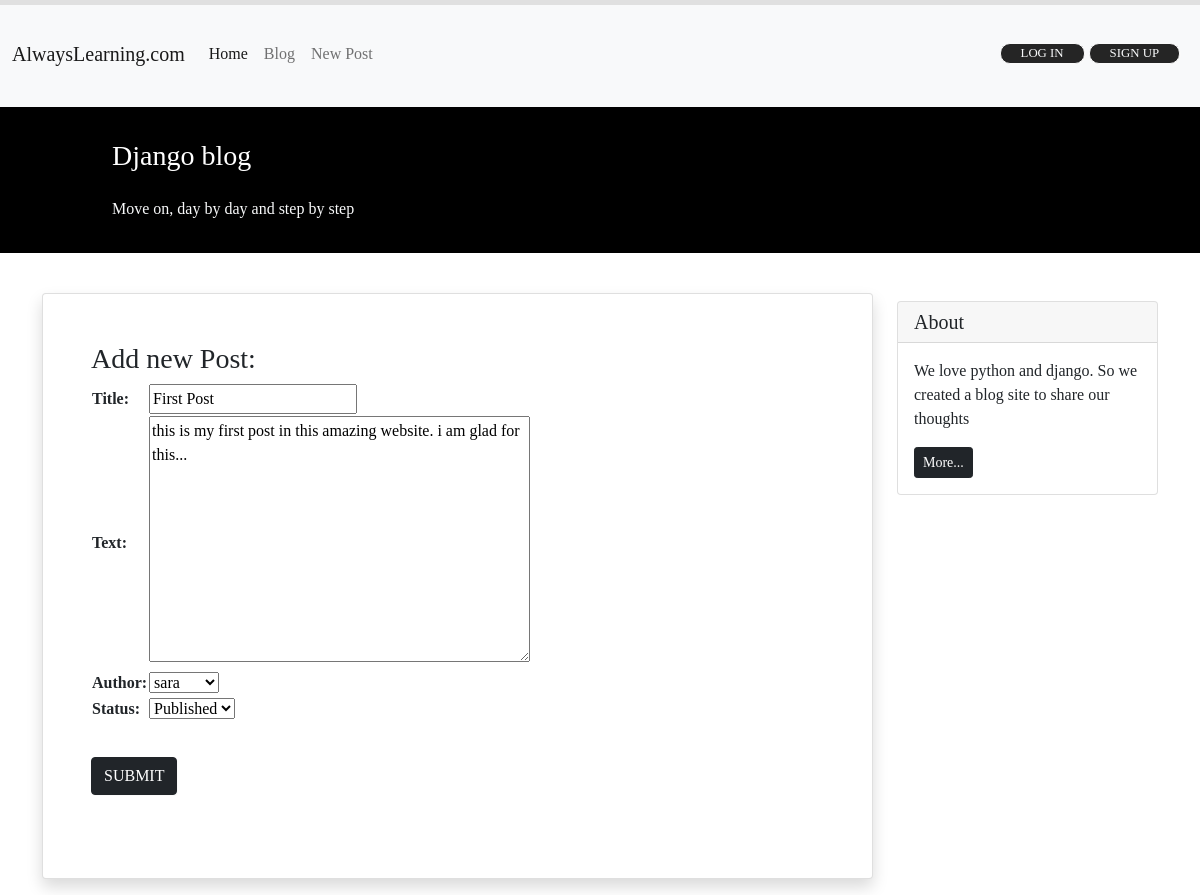
/blog/31/update/, run on the app's committed database.
### blog/models.py (models this page shows, shortened)
class Post(models.Model):
   STATUS_CHOICES = (
      ('pub', 'Published'),
      ('drf', 'Draft'),
   )
   title = models.CharField(max_length = 50)
   text = models.TextField()
   author = models.ForeignKey('auth.User', on_delete = models.CASCADE)
   datetime_created = models.DateTimeField(auto_now_add = True)
   datetime_modified = models.DateTimeField(auto_now = True)
   status = models.CharField(choices = STATUS_CHOICES, max_length = 3)

### blog/views.py (the view)
# urls.py: path('<int:pk>/update/', views.PostUpdateView.as_view(), name='post_update'),
class PostUpdateView(generic.UpdateView):
    model = Post
    form_class = NewPostForm
    template_name = 'blog/post_create.html'

### blog/forms.py
class NewPostForm(forms.ModelForm):
    class Meta:
        model = Post
        fields = ['title', 'text', 'author', 'status']

### blog/templates/blog/post_create.html (shortened to what this page needs)
{% extends '_base.html' %}
{% block page_content %}
    <div class="container mt-4">
        <div class="row">
            <div class="col-9">
                <div class="card shadow my-3 p-5">
                    <h3>Add new Post:</h3>
                    <form method="POST">
                        <table>
                            {{ form.as_table }}
                        </table>
                        <button type="submit" class="btn btn-dark">Submit</button>
                    </form>
                </div>
            </div>
            <div class="col-3">
                    <div class="card my-4">
                        <h5 class="card-header">About</h5>
                        <div class="card-body">
                            <p class="card-text">We love python and django. So we created a blog site to share our
                                thoughts</p>
                            <a href="#"
                            class="btn btn-sm btn-dark">
                                More...
                            </a>
                        </div>
                    </div>
            </div>
        </div>
    </div>
{% endblock page_content %}

### templates/_base.html (style rules this page uses)
button { font-size: 0.8rem; color: #FAFAFA; text-transform: uppercase; padding: 0.0005px 20px; border-radius: 10px; border: 1px solid #fafafa; background: #252525; box-shadow: 1px 1px #fafafa; cursor: pointer; margin: 35px 0; }

### data on the page
Post: title "First Post", text "this is my first post in this amazing website. i am glad for this...", author "sara", status "Published"
